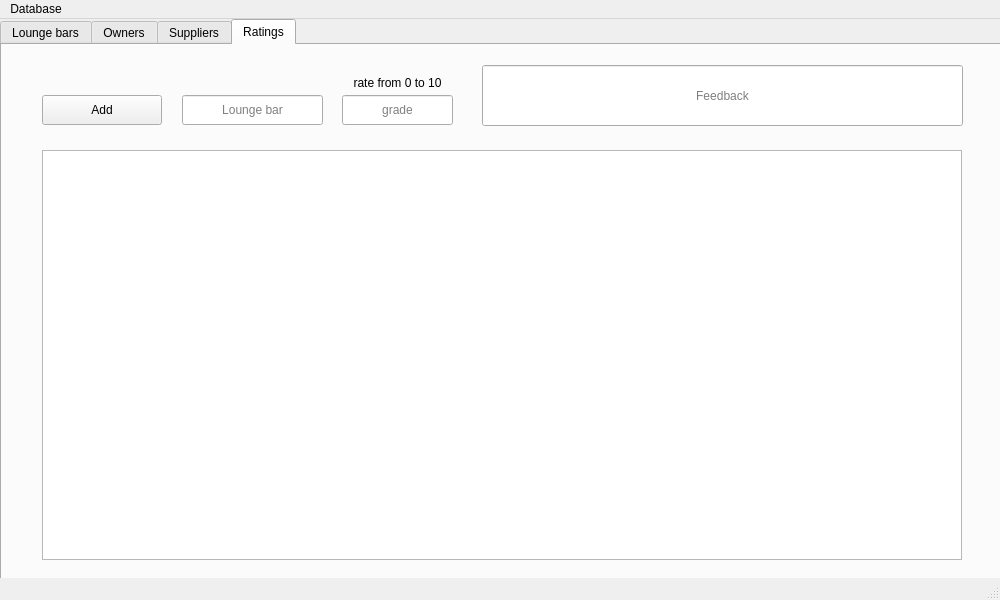
<?xml version="1.0" encoding="UTF-8"?>
<ui version="4.0">
 <class>MainWindow</class>
 <widget class="QMainWindow" name="MainWindow">
  <property name="geometry">
   <rect>
    <x>0</x>
    <y>0</y>
    <width>1000</width>
    <height>600</height>
   </rect>
  </property>
  <property name="minimumSize">
   <size>
    <width>1000</width>
    <height>600</height>
   </size>
  </property>
  <property name="maximumSize">
   <size>
    <width>1000</width>
    <height>600</height>
   </size>
  </property>
  <property name="windowTitle">
   <string>Interface</string>
  </property>
  <widget class="QWidget" name="centralwidget">
   <widget class="QTabWidget" name="tabWidget">
    <property name="geometry">
     <rect>
      <x>0</x>
      <y>0</y>
      <width>1021</width>
      <height>571</height>
     </rect>
    </property>
    <property name="currentIndex">
     <number>3</number>
    </property>
    <widget class="QWidget" name="LoungeBarsTab">
     <attribute name="title">
      <string>Lounge bars</string>
     </attribute>
     <widget class="QTableWidget" name="loungeBarsTable">
      <property name="geometry">
       <rect>
        <x>40</x>
        <y>105</y>
        <width>920</width>
        <height>410</height>
       </rect>
      </property>
     </widget>
     <widget class="QLineEdit" name="nameLoungeBarText">
      <property name="geometry">
       <rect>
        <x>570</x>
        <y>60</y>
        <width>241</width>
        <height>30</height>
       </rect>
      </property>
      <property name="alignment">
       <set>Qt::AlignCenter</set>
      </property>
      <property name="placeholderText">
       <string>Name of the lounge bar</string>
      </property>
     </widget>
     <widget class="QPushButton" name="addLoungeBarButton">
      <property name="geometry">
       <rect>
        <x>830</x>
        <y>20</y>
        <width>60</width>
        <height>30</height>
       </rect>
      </property>
      <property name="text">
       <string>Add</string>
      </property>
     </widget>
     <widget class="QPushButton" name="clearLoungeBarButton">
      <property name="geometry">
       <rect>
        <x>900</x>
        <y>20</y>
        <width>60</width>
        <height>30</height>
       </rect>
      </property>
      <property name="text">
       <string>Clear</string>
      </property>
     </widget>
     <widget class="QPushButton" name="searchLoungeButton">
      <property name="geometry">
       <rect>
        <x>830</x>
        <y>60</y>
        <width>60</width>
        <height>30</height>
       </rect>
      </property>
      <property name="text">
       <string>Search</string>
      </property>
     </widget>
     <widget class="QPushButton" name="deleteLoungeBarButton">
      <property name="geometry">
       <rect>
        <x>900</x>
        <y>60</y>
        <width>60</width>
        <height>30</height>
       </rect>
      </property>
      <property name="text">
       <string>Delete</string>
      </property>
     </widget>
     <widget class="QLineEdit" name="addressLoungeText">
      <property name="geometry">
       <rect>
        <x>40</x>
        <y>60</y>
        <width>361</width>
        <height>30</height>
       </rect>
      </property>
      <property name="alignment">
       <set>Qt::AlignCenter</set>
      </property>
      <property name="placeholderText">
       <string>Address</string>
      </property>
     </widget>
     <widget class="QLineEdit" name="supplierLoungeText">
      <property name="geometry">
       <rect>
        <x>320</x>
        <y>20</y>
        <width>301</width>
        <height>30</height>
       </rect>
      </property>
      <property name="alignment">
       <set>Qt::AlignCenter</set>
      </property>
      <property name="placeholderText">
       <string>Supplier</string>
      </property>
     </widget>
     <widget class="QLineEdit" name="ownerNameLoungeText">
      <property name="geometry">
       <rect>
        <x>40</x>
        <y>20</y>
        <width>251</width>
        <height>30</height>
       </rect>
      </property>
      <property name="alignment">
       <set>Qt::AlignCenter</set>
      </property>
      <property name="placeholderText">
       <string>Owner's name</string>
      </property>
     </widget>
     <widget class="QLineEdit" name="commonTobaccoText">
      <property name="geometry">
       <rect>
        <x>650</x>
        <y>20</y>
        <width>161</width>
        <height>30</height>
       </rect>
      </property>
      <property name="alignment">
       <set>Qt::AlignCenter</set>
      </property>
      <property name="placeholderText">
       <string>Common tobacco</string>
      </property>
     </widget>
     <widget class="QLabel" name="label">
      <property name="geometry">
       <rect>
        <x>420</x>
        <y>70</y>
        <width>131</width>
        <height>16</height>
       </rect>
      </property>
      <property name="text">
       <string>Search and delete by</string>
      </property>
     </widget>
    </widget>
    <widget class="QWidget" name="OwnersTab">
     <attribute name="title">
      <string>Owners</string>
     </attribute>
     <widget class="QLineEdit" name="ownerNameText">
      <property name="geometry">
       <rect>
        <x>40</x>
        <y>20</y>
        <width>321</width>
        <height>30</height>
       </rect>
      </property>
      <property name="alignment">
       <set>Qt::AlignCenter</set>
      </property>
      <property name="placeholderText">
       <string>Owner's name</string>
      </property>
     </widget>
     <widget class="QPushButton" name="addOwnersButton">
      <property name="geometry">
       <rect>
        <x>700</x>
        <y>20</y>
        <width>120</width>
        <height>30</height>
       </rect>
      </property>
      <property name="text">
       <string>Add</string>
      </property>
     </widget>
     <widget class="QPushButton" name="deleteOwnersButton">
      <property name="geometry">
       <rect>
        <x>840</x>
        <y>60</y>
        <width>120</width>
        <height>30</height>
       </rect>
      </property>
      <property name="text">
       <string>Delete</string>
      </property>
     </widget>
     <widget class="QPushButton" name="searchOwnersButton">
      <property name="geometry">
       <rect>
        <x>700</x>
        <y>60</y>
        <width>120</width>
        <height>30</height>
       </rect>
      </property>
      <property name="text">
       <string>Search</string>
      </property>
     </widget>
     <widget class="QPushButton" name="clearOwnersButton">
      <property name="geometry">
       <rect>
        <x>840</x>
        <y>20</y>
        <width>120</width>
        <height>30</height>
       </rect>
      </property>
      <property name="text">
       <string>Clear</string>
      </property>
     </widget>
     <widget class="QLineEdit" name="emailText">
      <property name="geometry">
       <rect>
        <x>400</x>
        <y>60</y>
        <width>281</width>
        <height>30</height>
       </rect>
      </property>
      <property name="alignment">
       <set>Qt::AlignCenter</set>
      </property>
      <property name="placeholderText">
       <string>email</string>
      </property>
     </widget>
     <widget class="QTableWidget" name="ownersTable">
      <property name="geometry">
       <rect>
        <x>40</x>
        <y>105</y>
        <width>920</width>
        <height>410</height>
       </rect>
      </property>
     </widget>
     <widget class="QDateEdit" name="foundationDate">
      <property name="geometry">
       <rect>
        <x>520</x>
        <y>20</y>
        <width>161</width>
        <height>31</height>
       </rect>
      </property>
      <property name="layoutDirection">
       <enum>Qt::LeftToRight</enum>
      </property>
      <property name="alignment">
       <set>Qt::AlignCenter</set>
      </property>
      <property name="date">
       <date>
        <year>2021</year>
        <month>12</month>
        <day>17</day>
       </date>
      </property>
     </widget>
     <widget class="QLabel" name="label_2">
      <property name="geometry">
       <rect>
        <x>400</x>
        <y>30</y>
        <width>111</width>
        <height>16</height>
       </rect>
      </property>
      <property name="text">
       <string>Foundation date</string>
      </property>
      <property name="alignment">
       <set>Qt::AlignCenter</set>
      </property>
     </widget>
     <widget class="QLabel" name="label_3">
      <property name="geometry">
       <rect>
        <x>200</x>
        <y>70</y>
        <width>171</width>
        <height>16</height>
       </rect>
      </property>
      <property name="text">
       <string>Search and delete by email</string>
      </property>
      <property name="alignment">
       <set>Qt::AlignCenter</set>
      </property>
     </widget>
    </widget>
    <widget class="QWidget" name="SuppliersTab">
     <attribute name="title">
      <string>Suppliers</string>
     </attribute>
     <widget class="QLineEdit" name="organisationText">
      <property name="geometry">
       <rect>
        <x>40</x>
        <y>20</y>
        <width>401</width>
        <height>30</height>
       </rect>
      </property>
      <property name="alignment">
       <set>Qt::AlignCenter</set>
      </property>
      <property name="placeholderText">
       <string>Organisation</string>
      </property>
     </widget>
     <widget class="QPushButton" name="addSuppliersButton">
      <property name="geometry">
       <rect>
        <x>700</x>
        <y>20</y>
        <width>120</width>
        <height>30</height>
       </rect>
      </property>
      <property name="text">
       <string>Add</string>
      </property>
     </widget>
     <widget class="QPushButton" name="deleteSuppliersButton">
      <property name="geometry">
       <rect>
        <x>840</x>
        <y>60</y>
        <width>120</width>
        <height>30</height>
       </rect>
      </property>
      <property name="text">
       <string>Delete</string>
      </property>
     </widget>
     <widget class="QPushButton" name="searchSuppliersButton">
      <property name="geometry">
       <rect>
        <x>700</x>
        <y>60</y>
        <width>120</width>
        <height>30</height>
       </rect>
      </property>
      <property name="text">
       <string>Search</string>
      </property>
     </widget>
     <widget class="QLineEdit" name="volumePurchaseText">
      <property name="geometry">
       <rect>
        <x>470</x>
        <y>20</y>
        <width>181</width>
        <height>30</height>
       </rect>
      </property>
      <property name="alignment">
       <set>Qt::AlignCenter</set>
      </property>
      <property name="placeholderText">
       <string>Volume of purchase</string>
      </property>
     </widget>
     <widget class="QPushButton" name="clearSuppliersButton">
      <property name="geometry">
       <rect>
        <x>840</x>
        <y>20</y>
        <width>120</width>
        <height>30</height>
       </rect>
      </property>
      <property name="text">
       <string>Clear</string>
      </property>
     </widget>
     <widget class="QTableWidget" name="suppliersTable">
      <property name="geometry">
       <rect>
        <x>40</x>
        <y>105</y>
        <width>920</width>
        <height>410</height>
       </rect>
      </property>
     </widget>
     <widget class="QLineEdit" name="phoneNumberText">
      <property name="geometry">
       <rect>
        <x>40</x>
        <y>60</y>
        <width>401</width>
        <height>30</height>
       </rect>
      </property>
      <property name="text">
       <string/>
      </property>
      <property name="alignment">
       <set>Qt::AlignCenter</set>
      </property>
      <property name="placeholderText">
       <string>Phone number</string>
      </property>
     </widget>
     <widget class="QLabel" name="label_7">
      <property name="geometry">
       <rect>
        <x>460</x>
        <y>65</y>
        <width>221</width>
        <height>20</height>
       </rect>
      </property>
      <property name="text">
       <string>Search and delete by phone number</string>
      </property>
      <property name="alignment">
       <set>Qt::AlignCenter</set>
      </property>
     </widget>
     <widget class="QLabel" name="label_4">
      <property name="geometry">
       <rect>
        <x>655</x>
        <y>24</y>
        <width>20</width>
        <height>21</height>
       </rect>
      </property>
      <property name="font">
       <font>
        <pointsize>12</pointsize>
       </font>
      </property>
      <property name="text">
       <string>$</string>
      </property>
      <property name="alignment">
       <set>Qt::AlignCenter</set>
      </property>
     </widget>
    </widget>
    <widget class="QWidget" name="RatingsTab">
     <attribute name="title">
      <string>Ratings</string>
     </attribute>
     <widget class="QTableWidget" name="ratingsTable">
      <property name="geometry">
       <rect>
        <x>40</x>
        <y>105</y>
        <width>920</width>
        <height>410</height>
       </rect>
      </property>
     </widget>
     <widget class="QLineEdit" name="feedbackText">
      <property name="geometry">
       <rect>
        <x>480</x>
        <y>20</y>
        <width>481</width>
        <height>61</height>
       </rect>
      </property>
      <property name="alignment">
       <set>Qt::AlignCenter</set>
      </property>
      <property name="placeholderText">
       <string>Feedback</string>
      </property>
     </widget>
     <widget class="QPushButton" name="addRatingsButton">
      <property name="geometry">
       <rect>
        <x>40</x>
        <y>50</y>
        <width>120</width>
        <height>30</height>
       </rect>
      </property>
      <property name="text">
       <string>Add</string>
      </property>
     </widget>
     <widget class="QLineEdit" name="gradeText">
      <property name="geometry">
       <rect>
        <x>340</x>
        <y>50</y>
        <width>111</width>
        <height>30</height>
       </rect>
      </property>
      <property name="alignment">
       <set>Qt::AlignCenter</set>
      </property>
      <property name="placeholderText">
       <string>grade</string>
      </property>
     </widget>
     <widget class="QLabel" name="label_8">
      <property name="geometry">
       <rect>
        <x>340</x>
        <y>30</y>
        <width>111</width>
        <height>16</height>
       </rect>
      </property>
      <property name="text">
       <string>rate from 0 to 10</string>
      </property>
      <property name="alignment">
       <set>Qt::AlignCenter</set>
      </property>
     </widget>
     <widget class="QLineEdit" name="loungeBarRatingsText">
      <property name="geometry">
       <rect>
        <x>180</x>
        <y>50</y>
        <width>141</width>
        <height>30</height>
       </rect>
      </property>
      <property name="alignment">
       <set>Qt::AlignCenter</set>
      </property>
      <property name="placeholderText">
       <string>Lounge bar</string>
      </property>
     </widget>
    </widget>
   </widget>
  </widget>
  <widget class="QMenuBar" name="menubar">
   <property name="geometry">
    <rect>
     <x>0</x>
     <y>0</y>
     <width>1000</width>
     <height>20</height>
    </rect>
   </property>
   <widget class="QMenu" name="menuDatabase">
    <property name="title">
     <string>Database</string>
    </property>
    <addaction name="actionConnect"/>
    <addaction name="actionDelete_database"/>
    <addaction name="actionClear_Tables"/>
   </widget>
   <addaction name="menuDatabase"/>
  </widget>
  <widget class="QStatusBar" name="statusbar"/>
  <action name="actionConnect">
   <property name="text">
    <string>Connect</string>
   </property>
  </action>
  <action name="actionClear_table">
   <property name="text">
    <string>Clear table</string>
   </property>
  </action>
  <action name="actionClear_all">
   <property name="text">
    <string>Clear all</string>
   </property>
  </action>
  <action name="actionClear_Tables">
   <property name="text">
    <string>Clear Tables</string>
   </property>
  </action>
  <action name="actionDelete_database">
   <property name="text">
    <string>Delete</string>
   </property>
  </action>
 </widget>
 <resources/>
 <connections/>
</ui>
